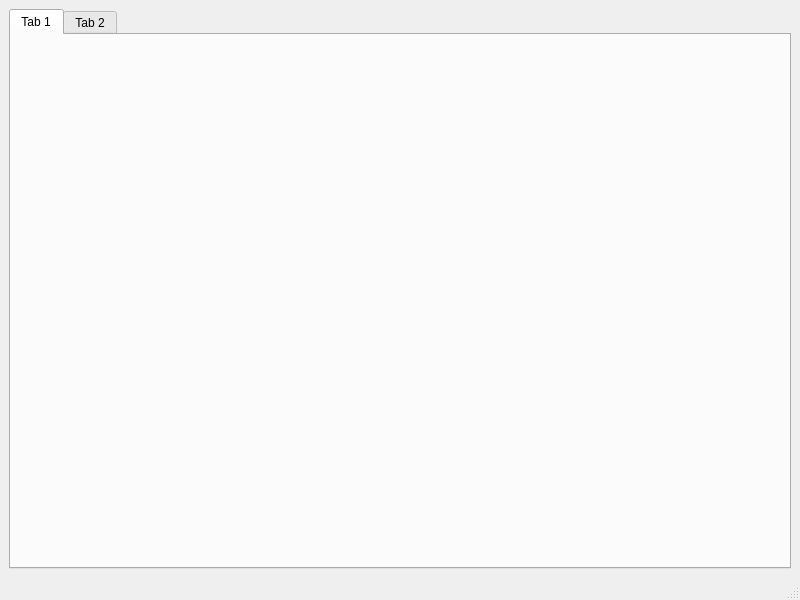
<?xml version="1.0" encoding="UTF-8"?>
<ui version="4.0">
 <class>MainWindow</class>
 <widget class="QMainWindow" name="MainWindow">
  <property name="geometry">
   <rect>
    <x>0</x>
    <y>0</y>
    <width>800</width>
    <height>600</height>
   </rect>
  </property>
  <property name="windowTitle">
   <string>MainWindow</string>
  </property>
  <widget class="QWidget" name="centralwidget">
   <layout class="QGridLayout" name="gridLayout">
    <item row="0" column="0">
     <widget class="QTabWidget" name="tabWidget">
      <property name="currentIndex">
       <number>0</number>
      </property>
      <widget class="Tab1" name="tab">
       <attribute name="title">
        <string>Tab 1</string>
       </attribute>
      </widget>
      <widget class="QWidget" name="tab_2">
       <attribute name="title">
        <string>Tab 2</string>
       </attribute>
      </widget>
     </widget>
    </item>
   </layout>
  </widget>
  <widget class="QMenuBar" name="menubar">
   <property name="geometry">
    <rect>
     <x>0</x>
     <y>0</y>
     <width>800</width>
     <height>22</height>
    </rect>
   </property>
  </widget>
  <widget class="QStatusBar" name="statusbar"/>
 </widget>
 <customwidgets>
  <customwidget>
   <class>Tab1</class>
   <extends>QWidget</extends>
   <header>..Tab1</header>
   <container>1</container>
  </customwidget>
 </customwidgets>
 <resources/>
 <connections/>
</ui>
